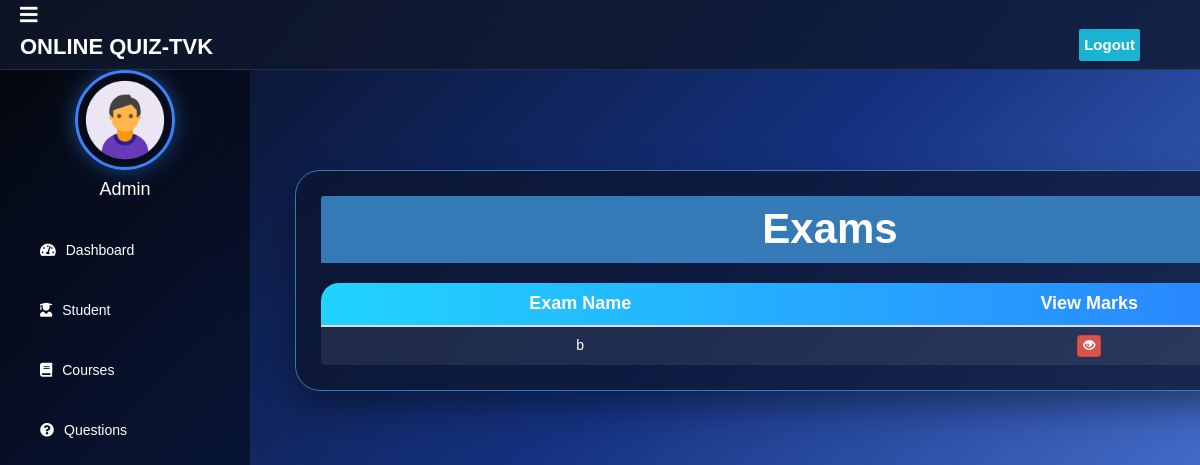
The app's page /admin-view-marks/1 (signed in), older data.
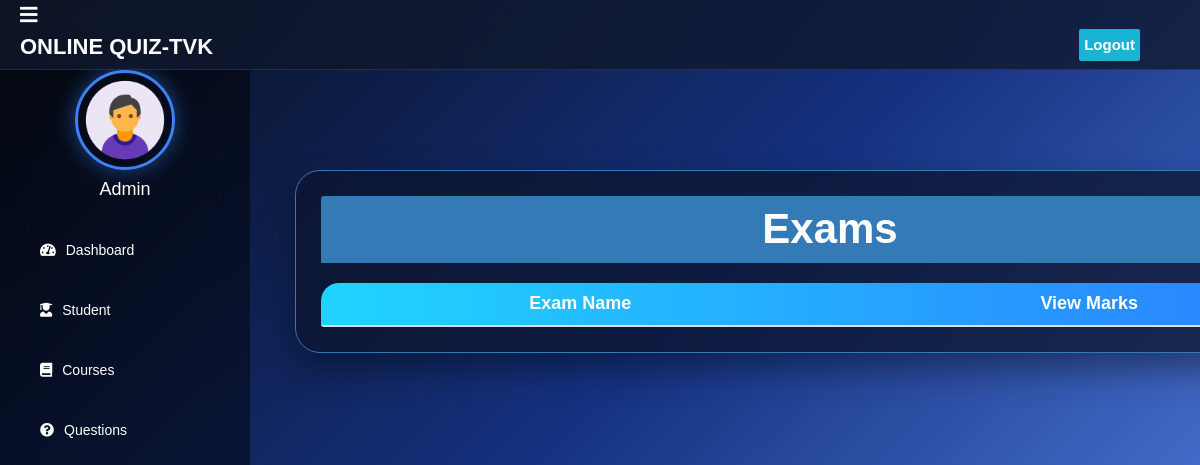
The same page, newer data.
### quiz/models.py (models this page shows, shortened)
class Course(models.Model):
   course_name = models.CharField(max_length=50)
   question_number = models.PositiveIntegerField(default=0)
   total_marks = models.PositiveIntegerField(default=0)

### quiz/views.py (the view)
# urls.py: path('admin-view-marks/<int:pk>', views.admin_view_marks_view, name='admin-view-marks'),
@login_required(login_url='adminlogin')
def admin_view_marks_view(request,pk):
    courses = models.Course.objects.all()
    response =  render(request,'quiz/admin_view_marks.html',{'courses':courses})
    response.set_cookie('student_id',str(pk))
    return response

### templates/quiz/admin_view_marks.html (shortened to what this page needs)
{% extends 'quiz/adminbase.html' %}
{% block content %}
{%load static%}
<head>
  <link href="//netdna.bootstrapcdn.com/bootstrap/3.0.0/css/bootstrap.min.css" rel="stylesheet" id="bootstrap-css">
</head>
<br><br>
<div class="container">
  <div class="panel panel-primary">
    <div class="panel-heading">
      <h6 class="panel-title">Exams</h6>
    </div>
    <table class="table table-hover" id="dev-table">
      <thead>
        <tr>
          <th>Exam Name</th>
          <th>View Marks</th>
        </tr>
      </thead>
      {% for t in courses %}
      <tr>
        <td> {{t.course_name}}</td>
        <td><a class="btn btn-danger btn-xs" href="{% url 'admin-check-marks' t.id  %}"><span class="glyphicon glyphicon-eye-open"></span></a></td>
      </tr>
      {% endfor %}
    </table>
  </div>
</div>
<br><br><br><br><br><br>
{% endblock content %}

Row changes from the older to the newer data that the page shows:
removed Course: course_name "b"
